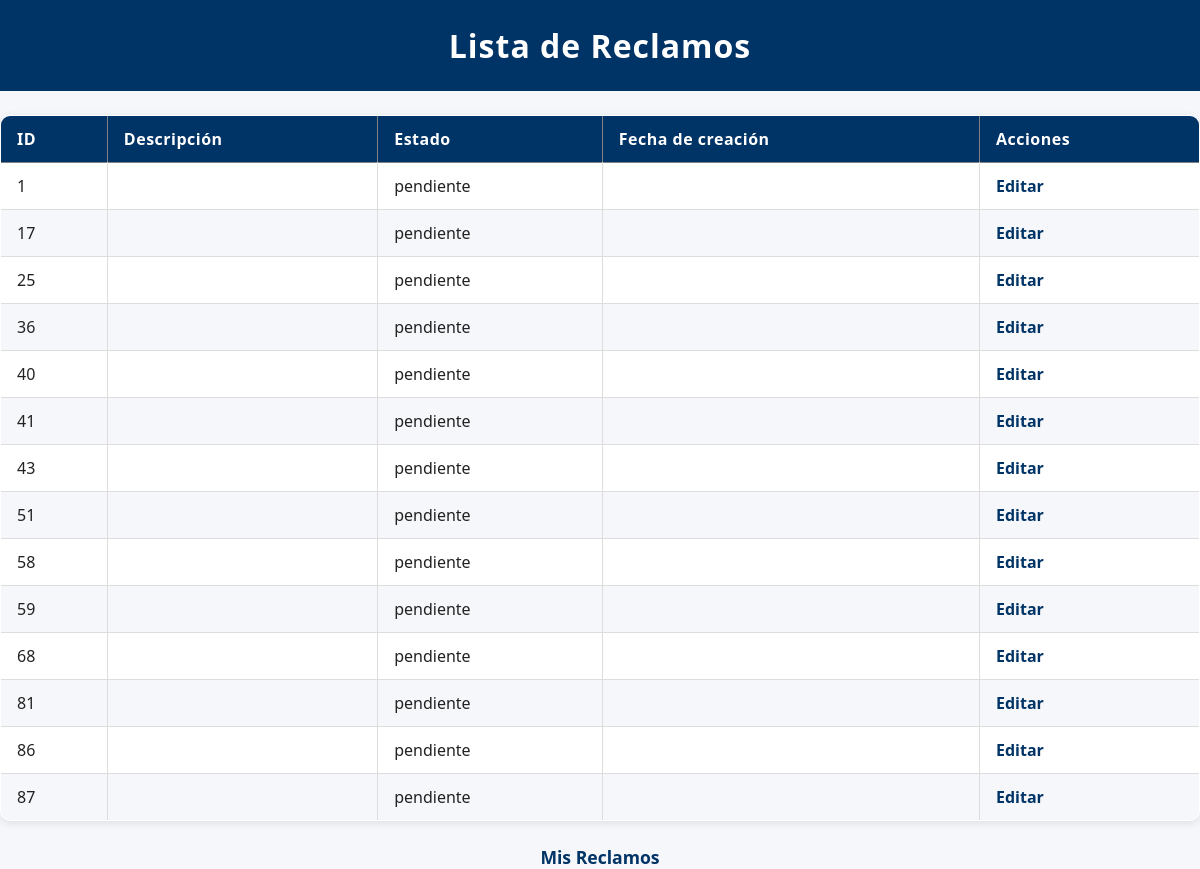
The app's page /listar_reclamos (signed in) with its own data.
### modules/modelos.py (models this page shows, shortened)
class Base(DeclarativeBase):
    pass

class ModeloReclamo(Base):
    __tablename__ = 'reclamos'
    id = Column(Integer, primary_key=True)
    estado = Column(String, default="pendiente")
    fecha_hora = Column(DateTime, default=datetime.utcnow)
    contenido = Column(String)
    usuario_id = Column(Integer, ForeignKey('usuarios.id'))
    departamento = Column(String)
    clasificacion = Column(String)
    cantidad_adherentes = Column(Integer, default=1) #Se contabiliza como adherente el usuario que crea el reclamo
    tiempo_estimado = Column(Integer,default=0) #Solo se cambia cuando el reclamo pasa de pendiente -->en proceso
    resuelto_en = Column(Integer,default=None) #Representa la cantidad de días que se tardó en resolver un reclamo
    usuarios = relationship(
        "ModeloUsuario",
        secondary=usuarios_reclamos,
        back_populates="reclamos"
    )
    usuario = relationship("ModeloUsuario", foreign_keys=[usuario_id], backref="reclamos_creados")

### server.py (the view)
@app.route('/listar_reclamos')
@login_required
def listar_reclamos():
    reclamos = repo_reclamos.obtener_todos_los_registros(current_user.id)
    return render_template('listar_reclamos.html', reclamos=reclamos)

### modules/login.py (called while the page is built)
    @property
    def is_authenticated(self):
        return True

### modules/repositorio.py (called while the page is built)
    def obtener_registro_por_filtro(self, campo, valor, campo2=None, valor2=None):
        query = self.__session.query(ModeloUsuario).filter(getattr(ModeloUsuario, campo) == valor)
        if campo2 and valor2:
            query = query.filter(getattr(ModeloUsuario, campo2) == valor2)
        modelo = query.first()
        if modelo:
            return self.__map_modelo_a_entidad(modelo)
        return None

    def __map_modelo_a_entidad(self, modelo: ModeloUsuario):
        return Usuario(
            nombre=modelo.nombre,
            apellido=modelo.apellido,
            email=modelo.email,
            nombre_de_usuario=modelo.nombre_de_usuario,
            contraseña=modelo.contraseña,
            rol=modelo.rol,
            claustro=modelo.claustro,
            id=modelo.id
        )

    def obtener_todos_los_registros(self, usuario_id):
        return self.__session.query(ModeloReclamo).filter_by(usuario_id=usuario_id).all()

### modules/usuarios.py (called while the page is built)
    @property
    def nombre(self):
        return self.__nombre

    @nombre.setter
    def nombre(self, nuevo_nombre: str):
        if not isinstance(nuevo_nombre, str):
            raise ValueError("El nombre debe ser una cadena de texto")
        self.__nombre = nuevo_nombre

    @property
    def apellido(self):
        return self.__apellido

    @apellido.setter
    def apellido(self, nuevo_apellido: str):
        if not isinstance(nuevo_apellido, str):
            raise ValueError("El apellido debe ser una cadena de texto")
        self.__apellido = nuevo_apellido

    @property
    def email(self):
        return self.__email

    @email.setter
    def email(self, nuevo_email: str):
        if not isinstance(nuevo_email, str):
            raise ValueError("El email debe ser una cadena de texto")
        self.__email = nuevo_email

    @property
    def nombre_de_usuario(self):
        return self.__nombre_de_usuario

    @nombre_de_usuario.setter
    def nombre_de_usuario(self, nuevo_nombre_de_usuario: str):
        if not isinstance(nuevo_nombre_de_usuario, str):
            raise ValueError("El nombre de usuario debe ser una cadena de texto")
        self.__nombre_de_usuario = nuevo_nombre_de_usuario

    @property
    def contraseña(self):
        return self.__contraseña

    @contraseña.setter
    def contraseña(self, value):
        self.__contraseña = value

    @property
    def rol(self):
        return self.__rol

    @property
    def id(self):
        return self.__id

### templates/listar_reclamos.html (shortened to what this page needs)
<!DOCTYPE html>
<html lang="en">
<head>
    <link rel="stylesheet" href="{{ url_for('static', filename='style.css') }}">
</head>
<body>
    <h1>Lista de Reclamos</h1>
    <table border="1">
        <thead>
            <tr>
                <th>ID</th>
                <th>Descripción</th>
                <th>Estado</th>
                <th>Fecha de creación</th>
                <th>Acciones</th>
            </tr>
        </thead>
        <tbody>
            {% for reclamo in reclamos %}
            <tr>
                <td>{{ reclamo.id }}</td>
                <td>{{ reclamo.descripcion }}</td>
                <td>{{ reclamo.estado }}</td>
                <td>{{ reclamo.fecha_creacion }}</td>
                <td>
                    <a href="{{ url_for('editar_reclamo', reclamo_id=reclamo.id) }}">Editar</a>
                </td>
            </tr>
            {% endfor %}
        </tbody>
    </table>
    <p><a href="{{ url_for('mis_reclamos') }}">Mis Reclamos</a></p>
</body>
</html>

### static/style.css (style rules this page uses)
html, body { font-family: 'Segoe UI', Arial, sans-serif; background-color: #f5f7fa; color: #222; margin: 0; padding: 0; height: 100%; }
h1 { background-color: #003366; color: #fff; margin: 0; padding: 24px 0; text-align: center; letter-spacing: 1px; }
p { text-align: center; font-size: 1.1em; margin-top: 24px; }
table { width: 100%; border-collapse: collapse; margin: 24px 0; font-family: 'Segoe UI', Arial, sans-serif; font-size: 1em; color: #222; box-shadow: 0 2px 8px rgba(0,0,0,0.1); border-radius: 10px; overflow: hidden; background: #fff; }
thead { background-color: #003366; color: #fff; text-align: left; }
thead th { padding: 12px 16px; font-weight: bold; letter-spacing: 0.5px; }
tbody tr { border-bottom: 1px solid #ddd; }
tbody tr:nth-child(even) { background-color: #f5f7fa; }
tbody td { padding: 12px 16px; vertical-align: middle; border-left: 1px solid #ddd; }
tbody td:first-child { border-left: none; }
a { position: relative; color: #003366; font-weight: 600; text-decoration: none; cursor: pointer; transition: color 0.3s ease; }
a::after { content: ''; position: absolute; width: 0; height: 2px; left: 0; bottom: -3px; background-color: #00509e; transition: width 0.3s ease; border-radius: 2px; }

### records on screen
ModeloReclamo: id "1", estado "pendiente"
ModeloReclamo: id "17", estado "pendiente"
ModeloReclamo: id "25", estado "pendiente"
ModeloReclamo: id "36", estado "pendiente"
ModeloReclamo: id "40", estado "pendiente"
ModeloReclamo: id "41", estado "pendiente"
ModeloReclamo: id "43", estado "pendiente"
ModeloReclamo: id "51", estado "pendiente"
ModeloReclamo: id "58", estado "pendiente"
ModeloReclamo: id "59", estado "pendiente"
ModeloReclamo: id "68", estado "pendiente"
ModeloReclamo: id "81", estado "pendiente"
ModeloReclamo: id "86", estado "pendiente"
ModeloReclamo: id "87", estado "pendiente"
